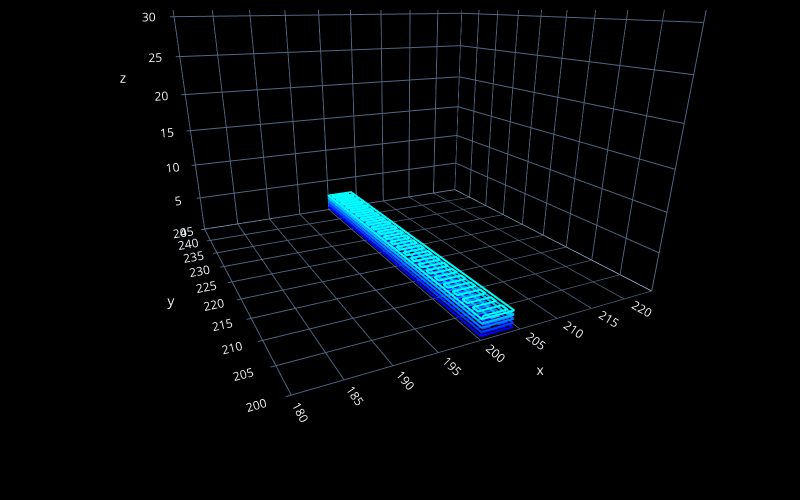
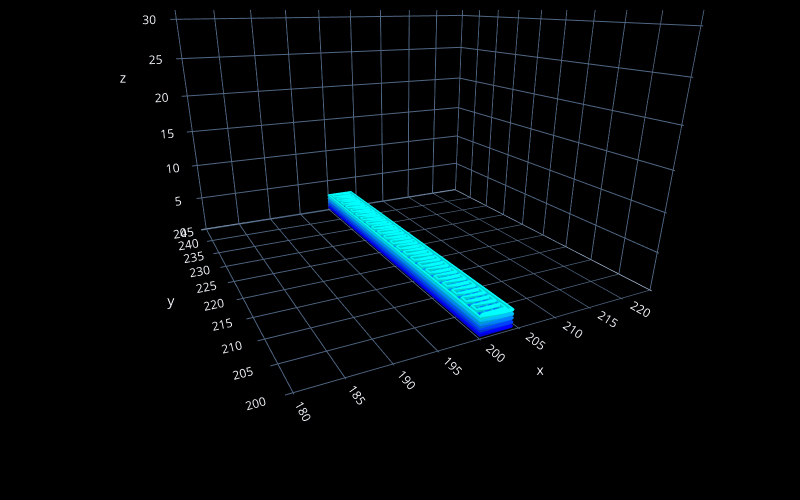

Notebook source saved alongside these figures, in order:
### Code cell
# preview the design

fc.transform(steps, 'plot', fc.PlotControls(style='line', zoom=0.7))
# hover the cursor over the lines in the plot to check xyz positions of the points in the design

# uncomment the next line to create a plot with real heights/widths for extruded lines to preview the real 3D printed geometry
fc.transform(steps, 'plot', fc.PlotControls(style='tube', zoom=0.7, initialization_data={'extrusion_width': EW, 'extrusion_height': EH}))

# uncomment the next line to create a neat preview (click the top-left button in the plot for a .png file) - post and tag @FullControlXYZ :)
# fc.transform(steps, 'plot', fc.PlotControls(neat_for_publishing=True, zoom=0.5, initialization_data={'extrusion_width': EW, 'extrusion_height': EH}))

### Figure 1 — Plotly figure (JSON) as saved in the notebook; plotly's stock layout.template omitted (floating-point values rounded to 4 significant figures; data arrays with more than 128 entries replaced by an {"elided": "..."} marker saying what was removed)
{"data": [{"line": {"color": {"elided": "311 str values"}, "width": 4}, "mode": "lines", "showlegend": false, "type": "scatter3d", "x": {"elided": "311 float values"}, "y": {"elided": "311 float values"}, "z": {"elided": "311 float values"}}, {"marker": {"color": "red", "size": 2}, "mode": "markers", "showlegend": false, "type": "scatter3d", "x": [], "y": [], "z": []}], "layout": {"height": 500, "margin": {"b": 10, "l": 10, "pad": 4, "r": 10, "t": 10}, "paper_bgcolor": "black", "scene": {"aspectmode": "cube", "camera": {"center": {"x": 0, "y": 0, "z": -0.4778}, "eye": {"x": -0.7143, "y": -1.429, "z": 0.2143}}, "xaxis": {"backgroundcolor": "black", "nticks": 10, "range": [179.5, 224.5]}, "yaxis": {"backgroundcolor": "black", "nticks": 10, "range": [200.0, 245.0]}, "zaxis": {"backgroundcolor": "black", "nticks": 10, "range": [0, 45.0]}}, "width": 800}}

### Figure 2 — Plotly figure (JSON) as saved in the notebook; plotly's stock layout.template omitted (floating-point values rounded to 4 significant figures; data arrays with more than 128 entries replaced by an {"elided": "..."} marker saying what was removed)
{"data": [{"i": {"elided": "4880 int values"}, "j": {"elided": "4880 int values"}, "k": {"elided": "4880 int values"}, "type": "mesh3d", "vertexcolor": {"elided": "2444 str values"}, "x": {"elided": "2444 float values"}, "y": {"elided": "2444 float values"}, "z": {"elided": "2444 float values"}}, {"marker": {"color": "red", "size": 2}, "mode": "markers", "showlegend": false, "type": "scatter3d", "x": [], "y": [], "z": []}], "layout": {"height": 500, "margin": {"b": 10, "l": 10, "pad": 4, "r": 10, "t": 10}, "paper_bgcolor": "black", "scene": {"aspectmode": "cube", "camera": {"center": {"x": 0, "y": 0, "z": -0.478}, "eye": {"x": -0.7143, "y": -1.429, "z": 0.2143}}, "xaxis": {"backgroundcolor": "black", "nticks": 10, "range": [179.2, 224.8]}, "yaxis": {"backgroundcolor": "black", "nticks": 10, "range": [199.7, 245.3]}, "zaxis": {"backgroundcolor": "black", "nticks": 10, "range": [0, 45.5]}}, "width": 800}}
